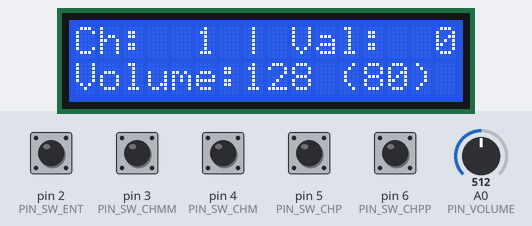
The sketch below on a simulated Arduino Uno, built with avr-gcc and run on an emulated ATmega328P. Shown: 16×2 character LCD. The inputs (shaded band) are chosen by the test bench; at power-on: pin 2 (PIN_SW_ENT), pin 3 (PIN_SW_CHMM), pin 4 (PIN_SW_CHM), pin 5 (PIN_SW_CHP), pin 6 (PIN_SW_CHPP) LOW, A0 (PIN_VOLUME) = 512. What the sketch prints to the serial monitor is not drawn.

Above: at 1.2 s.
1.3 s: pin 2 (PIN_SW_ENT) pulled HIGH for 0.15 s
At 2.0 s:
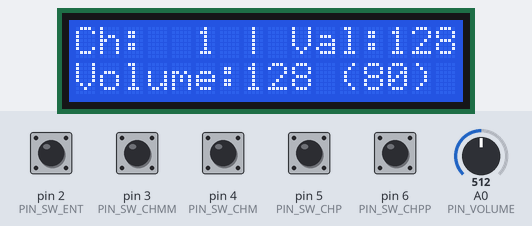
4.4 s: A0 (PIN_VOLUME) set to 411
At 5.4 s:
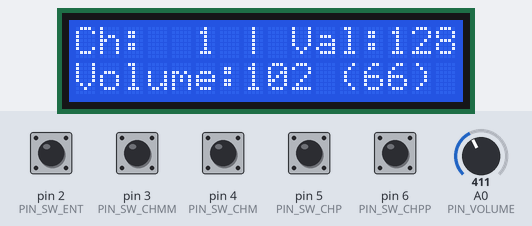
5.9 s: A0 (PIN_VOLUME) set to 383
At 7.2 s:
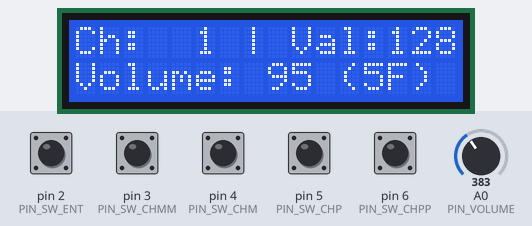
8.9 s: A0 (PIN_VOLUME) set to 716
At 9.6 s:
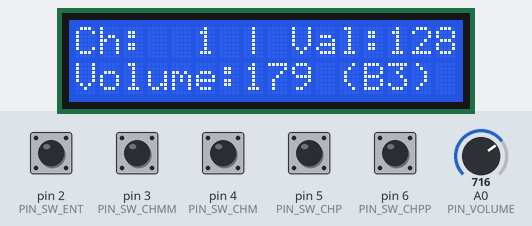
10.4 s: pin 5 (PIN_SW_CHP) pulled HIGH for 0.15 s
At 11.3 s:
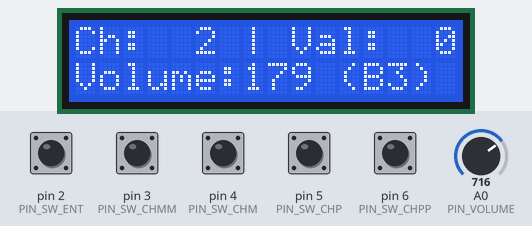
13.5 s: A0 (PIN_VOLUME) set to 122
At 14.7 s:
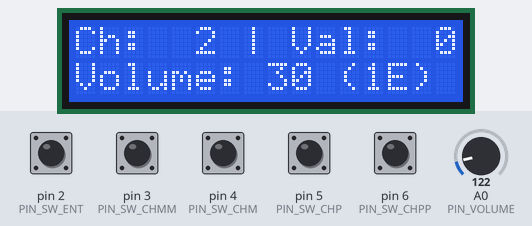
Timing chart, 0 to 16.0 s (numbered marks = the images above; inputs shaded):
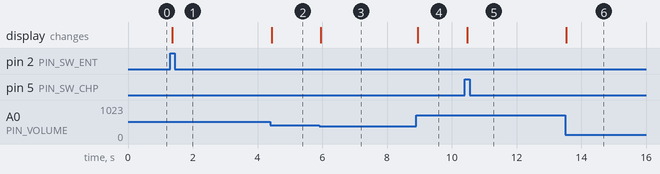

The sketch:

DMX-MiniControler_Arduino.ino
```cpp
/*
 * DMX-MiniController_Arduino.cpp
 *
 * DMX Mini Controller with Arduino
 */

/* Headers including */
#include <LiquidCrystal.h>
#include "generalDef.h"
#include "lcdView.h"
#include "volumeCtrl.h"
#include "chSwitch.h"
#include "dmxSigout.h"


/* Global variables */
LiquidCrystal lcd(PIN_LCD_RS, PIN_LCD_E, PIN_LCD_D4, PIN_LCD_D5, PIN_LCD_D6, PIN_LCD_D7);
int ch_current = 0;
uint8_t vl_value = 0;
uint8_t ch_values[DMX_CHMAX] = {};


/* Setup section */
void setup() {
  lcd.begin(16, 2);
  pinMode(PIN_SW_ENT, INPUT);
  pinMode(PIN_SW_CHP, INPUT);
  pinMode(PIN_SW_CHPP, INPUT);
  pinMode(PIN_SW_CHM, INPUT);
  pinMode(PIN_SW_CHMM, INPUT);
}


/* Loop section */
void loop() {
  chBtRead();
  volumeRead();
  if(digitalRead(PIN_SW_ENT)) { valueWrite(); }
  lcdView();
  dmxSigout();
}
```

chSwitch.h
```cpp
#ifndef CHSWITCH_H
#define CHSWITCH_H

/*
 * chSwitch.h
 *
 * Channel switch control
 */

/* Headders including */
#include "generalDef.h"


/* Global variables extern */
extern int ch_current;
extern bool bt_past_p1;
extern bool bt_past_p2;
extern bool bt_past_pp1;
extern bool bt_past_pp2;
extern bool bt_past_m1;
extern bool bt_past_m2;
extern bool bt_past_mm1;
extern bool bt_past_mm2;


/* Functions prototype declaration */
int chBtRead();
void chSwP();
void chSwPP();
void chSwM();
void chSwMM();


#endif /* CHSWITCH_H */
```

chSwitch.ino
```cpp
/*
 * chSwitch.cpp
 *
 * Volume input and processing
 */

/* Header including */
#include "chSwitch.h"


/* Global variables */
bool bt_past_p1 = false;
bool bt_past_p2 = false;
bool bt_past_pp1 = false;
bool bt_past_pp2 = false;
bool bt_past_m1 = false;
bool bt_past_m2 = false;
bool bt_past_mm1 = false;
bool bt_past_mm2 = false;


/* Function: Buttons state read */
int chBtRead() {
  // Button_P
  if((bt_past_p2 == false) && (bt_past_p1 == true) && digitalRead(PIN_SW_CHP)) { chSwP(); }
  bt_past_p2 = bt_past_p1;
  bt_past_p1 = digitalRead(PIN_SW_CHP);

  // Button_PP
  if((bt_past_pp2 == false) && (bt_past_pp1 == true) && digitalRead(PIN_SW_CHPP)) { chSwPP(); }
  bt_past_pp2 = bt_past_pp1;
  bt_past_pp1 = digitalRead(PIN_SW_CHPP);

  // Button_M
  if((bt_past_m2 == false) && (bt_past_m1 == true) && digitalRead(PIN_SW_CHM)) { chSwM(); }
  bt_past_m2 = bt_past_m1;
  bt_past_m1 = digitalRead(PIN_SW_CHM);

  // Button_MM
  if((bt_past_mm2 == false) && (bt_past_mm1 == true) && digitalRead(PIN_SW_CHMM)) { chSwMM(); }
  bt_past_mm2 = bt_past_mm1;
  bt_past_mm1 = digitalRead(PIN_SW_CHMM);

  return 0;
}


/* Function: Current channel switch */
void chSwP() {
  ch_current += 1;
  if(DMX_CHMAX <= ch_current) { ch_current -= DMX_CHMAX; }
  return;
}
void chSwPP() {
  ch_current += 10;
  if(DMX_CHMAX <= ch_current) { ch_current -= DMX_CHMAX; }
  return;
}
void chSwM() {
  ch_current -= 1;
  if(ch_current < 0) { ch_current += DMX_CHMAX; }
  return;
}
void chSwMM() {
  ch_current -= 10;
  if(ch_current < 0) { ch_current += DMX_CHMAX; }
  return;
}
```

dmxSigout.h
```cpp
#ifndef DMXSIGOUT_H
#define DMXSIGOUT_H

/*
 * dmxSigout.h
 *
 * DMX signal output process
 */

/* Headders including */
#include "generalDef.h"


/* Global variables extern */
extern uint8_t ch_values[DMX_CHMAX];


/* Functions prototype declaration */
int dmxSigout();


#endif /* DMXSIGOUT */
```

dmxSigout.ino
```cpp
/*
 * dmxSigout.cpp
 *
 * DMX signal output process
 */

/* Header including */
#include "dmxSigout.h"


/* Function: DMX signal output */
int dmxSigout()
{
  // Break & MAB
  pinMode(DMX_OUT, OUTPUT);
  digitalWrite(DMX_OUT, LOW);
  delayMicroseconds(88);
  digitalWrite(DMX_OUT, HIGH);
  delayMicroseconds(8);

  // Signal send
  Serial.begin(250000, SERIAL_8N2);
  //Serial.begin(250000);
  Serial.write(0x00);
  for(int i = 0; i < DMX_CHMAX; i++) {
    Serial.write(ch_values[i]);
  }
  Serial.end();

  // Quit
  return 0;
}
```

generalDef.h
```cpp
#ifndef GENERALDEF_H
#define GENERALDEF_H

/*
 * generalDef.h
 *
 * Common define macro
 */

// Control input pins
#define PIN_VOLUME 0
#define PIN_SW_ENT 2
#define PIN_SW_CHMM 3
#define PIN_SW_CHM 4
#define PIN_SW_CHP 5
#define PIN_SW_CHPP 6

// LCD output pins
#define PIN_LCD_RS 8
#define PIN_LCD_E 7
#define PIN_LCD_D4 12
#define PIN_LCD_D5 11
#define PIN_LCD_D6 10
#define PIN_LCD_D7 9

// Others
#define DMX_CHMAX 512
#define DMX_OUT 1


#endif /* GENERALDEF_H */
```

volumeCtrl.h
```cpp
#ifndef VOLUMECTRL_H
#define VOLUMECTRL_H

/*
 * volumeCtrl.h
 *
 * Volume input and processing
 */

/* Headders including */
#include "generalDef.h"


/* Global variables extern */
extern int ch_current;
extern uint8_t ch_values[DMX_CHMAX];
extern uint8_t vl_value;


/* Functions prototype declaration */
int volumeRead();
void valueWrite();


#endif /* VOLUMECTRL_H */
```

volumeCtrl.ino
```cpp
/*
 * volumeCtrl.h
 *
 * Volume input and processing
 */

/* Header including */
#include "volumeCtrl.h"


/* Function: Volume value read */
int volumeRead()
{
  vl_value = (int)(analogRead(PIN_VOLUME) / 4);
  return 0;
}


/* Function: Volume value write to ch_value */
void valueWrite()
{
  ch_values[ch_current] = vl_value;
  return;
}
```

lcdView.h
```cpp
#ifndef LCDVIEW_H
#define LCDVIEW_H

/*
 * lcdView.h
 *
 * Info printer to LCD
 */

/* Headders including */
#include <LiquidCrystal.h>
#include "generalDef.h"


/* Objects construct */
extern LiquidCrystal lcd;


/* Global variables extern */
extern int ch_current;
extern uint8_t ch_values[DMX_CHMAX];
extern uint8_t vl_value;


/* Functions prototype declaration */
int lcdView();


#endif /* LCDVIEW_H */
```

lcdView.ino
```cpp
/*
 * lcdView.cpp
 *
 * Info printer to LCD
 */

/* Header including */
#include "lcdView.h"


/* Function: Info print to LCD */
int lcdView()
{
  // Text make
  char print1[17];
  char print2[17];
  sprintf(print1, "Ch:%3d | Val:%3d", ch_current + 1, ch_values[ch_current]);
  sprintf(print2, "Volume:%3d (%02X)", vl_value, vl_value);

  // LCD printing
  lcd.clear();
  lcd.setCursor(0, 0);
  lcd.print(print1);
  lcd.setCursor(0, 1);
  lcd.print(print2);

  // Quit
  return 0;
}
```

Measured:
- the behaviour switches between 400 and 399 on A0 (PIN_VOLUME) (found by bisection; images 2 and 3)
- after the input at 1.3 s, the display: changes after 0.07 s (image 1)
- after the input at 4.4 s, the display: changes at once (image 2)
- after the input at 5.9 s, the display: changes after 0.05 s (image 3)
- after the input at 8.9 s, the display: changes after 0.05 s (image 4)
- after the input at 10.4 s, the display: changes after 0.07 s (image 5)
- after the input at 13.5 s, the display: changes at once (image 6)
